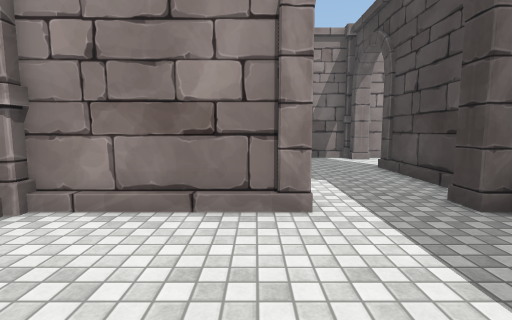
[1] (above)

17 first-person views from a walk through a 3-D level made in the Unity game engine. The camera is 1.3 m above the floor, tilts 6° down and sees 85° across. Doors are open. The floor is counted in squares, 1 m on a side. Each view is taken from the middle of a square. On the plan, view 1 faces up. The plan holds only what a view shows up to about 13 squares ahead; the rest is blank. The place goes on beyond the plan. Some surface patterns are stand-ins.

[2]
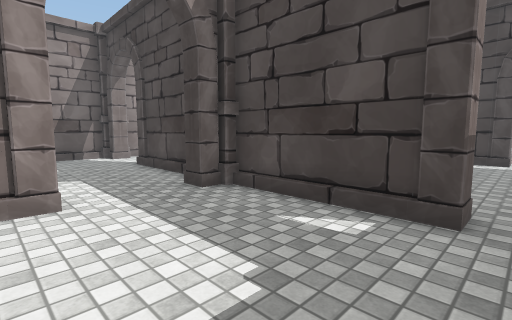

[3]
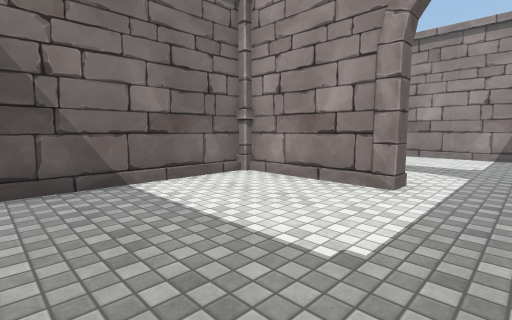

[4]
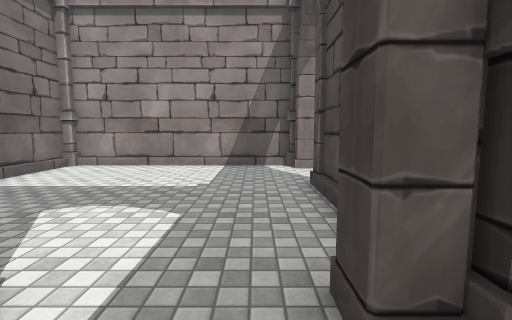

[5]
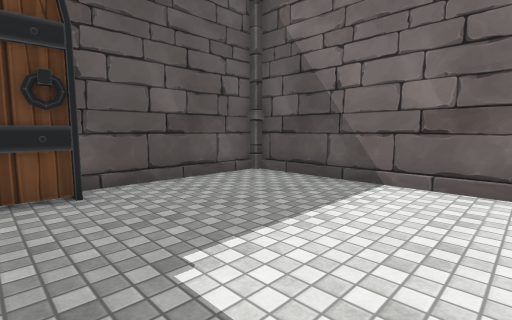

[6]
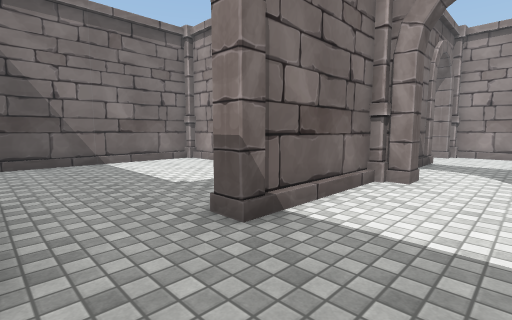

[7]
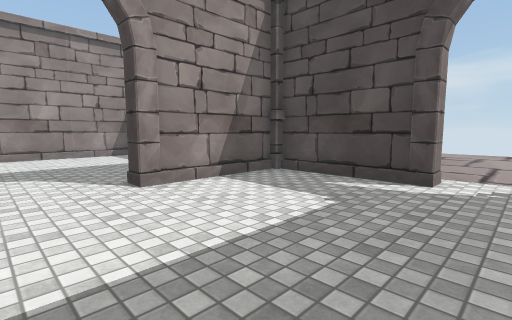

[8]
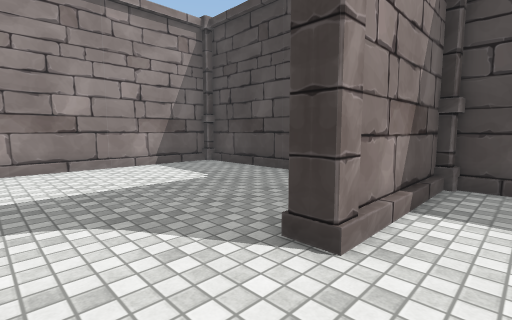

[9]
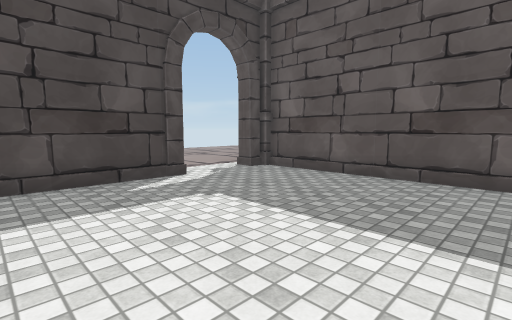

[10]
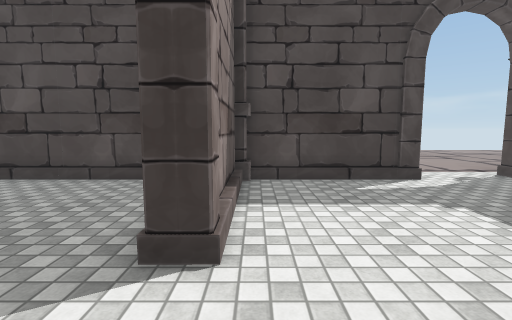

[11]
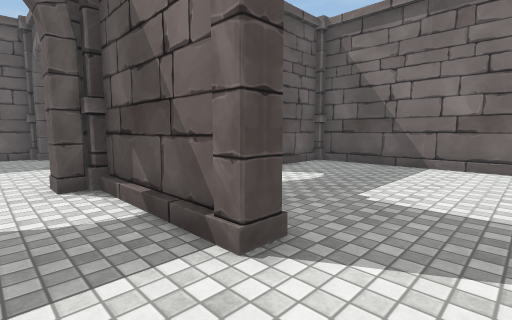

[12]
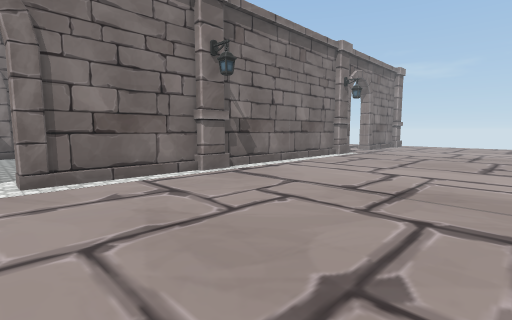

[13]
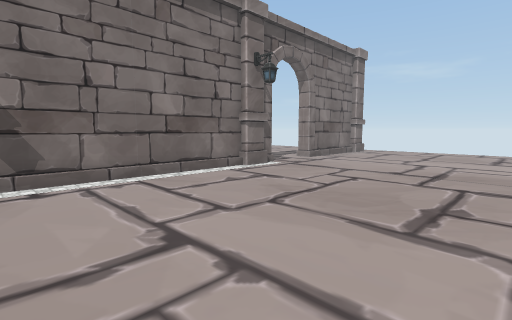

[14]
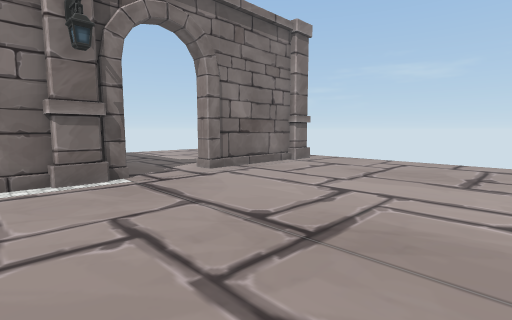

[15]
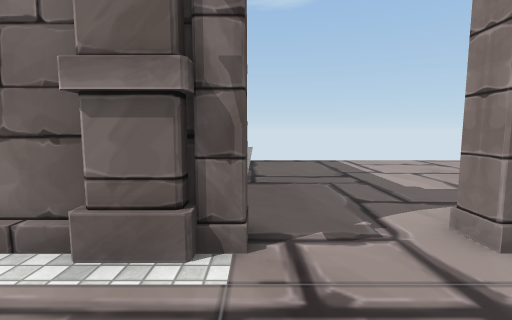

[16]
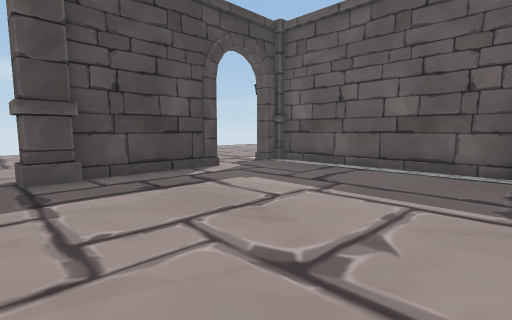

[17]
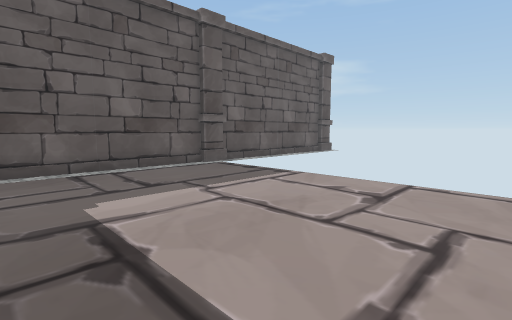

### Floor plan
Ten units are one square. View 1 is at (0, 0); x grows to the right and y downward. Boxes are objects, and circles mark ways between rooms. Rooms are numbered by the first view taken in them; rooms with no view inside come last. Other rooms are left out.
<svg viewBox="-45 -240 240 290">
<path fill="none" stroke="#000" d="M9 -45 -38 -45M16 31 28 31M52 4 46 4 46 -42M44 -45 36 -45M47 32 52 33M-40 -44 -40 38M-38 41 15 41M-38 -42 -38 39 15 39M142 4 135 4 135 -42M135 36 135 31M134 -45 86 -45M55 41 132 41M59 -45 52 -45M50 -44 50 4M52 -24 52 4M52 -34 52 -25M55 39 131 39M52 -41 52 -35M50 -99 50 -51 59 -51M135 -70 135 -132M134 -135 60 -135M52 -99 52 -76M52 -75 52 -66M52 -65 52 -54M140 -134 140 -54M140 -149 140 -144M140 -44 140 4M140 -222 140 -176M142 -132 142 -55M142 -149 142 -145M142 -41 142 4M142 -214 142 -176M135 -176 135 -222M54 -139 132 -139M135 -144 135 -149M55 -142 131 -142M-40 -132 -40 -51 -12 -51M46 -126 46 -131M44 -135 -38 -135M46 -62 46 -99M-38 -124 -38 -54M-38 -132 -38 -125"/>
<rect x="135" y="35" width="10" height="10" fill="#bbb"><title>pillar</title></rect>
<rect x="135" y="-55" width="10" height="10" fill="#bbb"><title>pillar</title></rect>
<rect x="135" y="-145" width="10" height="10" fill="#bbb"><title>pillar</title></rect>
<rect x="45" y="-145" width="10" height="10" fill="#bbb"><title>pillar</title></rect>
<rect x="125" y="-235" width="20" height="10" fill="#bbb"><title>pillar</title></rect>
<circle cx="50" cy="15" r="3" fill="#2a7"/>
<circle cx="20" cy="-50" r="3" fill="#2a7"/>
<circle cx="70" cy="-50" r="3" fill="#2a7"/>
<circle cx="147" cy="20" r="3" fill="#2a7"/>
<circle cx="150" cy="-5" r="3" fill="#2a7"/>
<circle cx="50" cy="-110" r="3" fill="#2a7"/>
<circle cx="140" cy="-160" r="3" fill="#2a7"/>
<circle cx="140" cy="-235" r="3" fill="#2a7"/>
<text x="10" y="-10">1</text>
<text x="100" y="0">2</text>
<text x="90" y="-100">3</text>
<text x="190" y="-100">4</text>
<text x="90" y="-200">5</text>
<text x="0" y="-100">6</text>
</svg>
Room 1 opens to room 2. Room 1 opens to room 6. Room 2 opens to room 3. Room 2 opens to room 4. Room 3 opens to room 6. Room 4 opens to room 5.

Where each view was taken, in squares from view 1:
view 1: 0 up, 0 right, facing up
view 2: 1 down, 0 right, facing up-right
view 3: 2 down, 3 right, facing up-left
view 4: 3 up, 3 right, facing up
view 5: 3 up, 3 right, facing down-left
view 6: 3 down, 8 right, facing up-left
view 7: 2 down, 6 right, facing up-right
view 8: 3 up, 6 right, facing up-right
view 9: 4 up, 6 right, facing down-right
view 10: 4 up, 6 right, facing right
view 11: 12 up, 7 right, facing down-left
view 12: 1 down, 22 right, facing up-left
view 13: 6 up, 22 right, facing up-left
view 14: 12 up, 22 right, facing up-left
view 15: 15 up, 17 right, facing left
view 16: 24 up, 5 right, facing down-right
view 17: 24 up, 12 right, facing down-left
